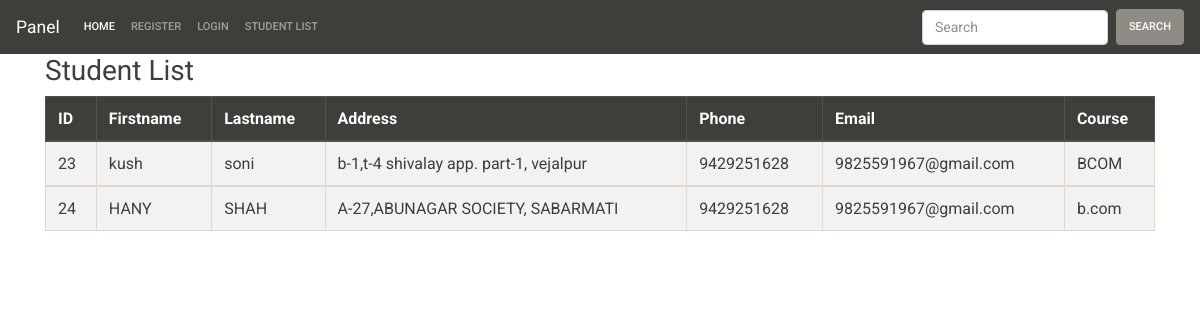
Page /index.php/student_list on the committed database.
### tables this page shows
CREATE TABLE IF NOT EXISTS `add_student` (
  `id` int(11) NOT NULL AUTO_INCREMENT,
  `firstname` varchar(255) NOT NULL,
  `lastname` varchar(255) NOT NULL,
  `address` varchar(255) NOT NULL,
  `phone` varchar(255) NOT NULL,
  `email` varchar(255) NOT NULL,
  `course` varchar(255) NOT NULL,
  `del_flag` int(11) NOT NULL,
  `photo` varchar(255) NOT NULL,
  PRIMARY KEY (`id`)
);

### application/controllers/student_list.php (called while the page is built)
<?php
class student_list extends CI_Controller {
    public function index(){
        $this->load->model('viewstudent');
        $result['data']=$this->viewstudent->displayrecords();
        $this->load->view('student_list',$result);
    }
}

### index.php (called while the page is built, shortened)
<?php
require_once BASEPATH.'core/CodeIgniter.php';

### application/models/viewstudent.php (called while the page is built)
<?php
class viewstudent extends CI_Model
{
    function displayrecords()
    {
        $this->db->select("*");
        $this->db->from("add_student");
        $this->db->where('del_flag', 0);
        $query = $this->db->get();
        return $query->result();
    }
}

### application/views/student_list.php (the view)
<?php include ('header.php'); ?>
<div class="container">
    <h2>Student List</h2>
    <table class="table table-bordered table-striped table-responsive-stack"  id="tableOne">
        <thead class="thead-dark">
        <tr>
            <th>ID</th>
            <th>Firstname</th>
            <th>Lastname</th>
            <th>Address</th>
            <th>Phone</th>
            <th>Email</th>
            <th>Course</th>
        </tr>
        </thead>
        <?php foreach($data as $row){
            ?>
            <tbody>
            <tr>
                <td><?php echo $row->id?></td>
                <td><?php echo $row->firstname?></td>
                <td><?php echo $row->lastname?></td>
                <td><?php echo $row->address?></td>
                <td><?php echo $row->phone?></td>
                <td><?php echo $row->email?></td>
                <td><?php echo $row->course?></td>
            </tr>
            </tbody>
            <?php
        }?>
    </table>
</div>

### application/views/header.php (shortened to what this page needs)
<html>
<head>
    <link rel="stylesheet" type="text/css" href="<?= base_url('asset/css/bootstrap.min.css') ?>">
</head>
<body>
<nav class="navbar navbar-expand-lg navbar-dark bg-primary">
    <a class="navbar-brand" href="#">Panel</a>
    <div class="collapse navbar-collapse" id="navbarColor01">
        <ul class="navbar-nav mr-auto">
            <li class="nav-item active">
                <a class="nav-link" href="<?php echo base_url("index.php/register/home") ?>">Home <span class="sr-only">(current)</span></a>
            </li>
            <li class="nav-item">
                <a class="nav-link" href="<?php echo base_url("index.php/register/") ?>">Register</a>
            </li>
            <li class="nav-item">
                <a class="nav-link" href="<?php echo base_url("index.php/register/login") ?>">Login</a>
            </li>
            <li class="nav-item">
                <a class="nav-link" href="<?php echo base_url("index.php/student_list/") ?>">Student List</a>
            </li>
        </ul>
        <form class="form-inline my-2 my-lg-0">
            <input class="form-control mr-sm-2" type="text" placeholder="Search">
            <button class="btn btn-secondary my-2 my-sm-0" type="submit">Search</button>
        </form>
    </div>
</nav>
</body>
</html>

### rows in the picture
add_student: id "23", firstname "kush", lastname "soni", address "b-1,t-4 shivalay app. part-1, vejalpur", phone "9429251628", email "9825591967@gmail.com", course "BCOM"
add_student: id "24", firstname "HANY", lastname "SHAH", address "A-27,ABUNAGAR SOCIETY, SABARMATI", phone "9429251628", email "9825591967@gmail.com", course "b.com"
